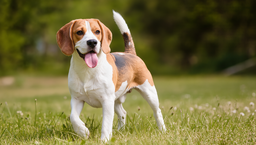
#> input picture image.png, 256 x 145 px, shrunk from 1200 x 678 before the run, found by its file name
$ python ht7.py
#> lines starting #> are read from the running program, lines starting #| are printed output that depends on the picture; long printed decimals are rounded
import numpy as np
from PIL import Image
from functools import partial
from pathlib import Path

# 2. Конвертация в оттенки серого через лямбда-функцию и map
def to_grayscale(img):
    pixels = np.array(img).reshape(-1, 3)
    get_gray = lambda p: int(0.299 * p[0] + 0.587 * p[1] + 0.114 * p[2])
    return np.array(list(map(get_gray, pixels)), dtype=np.float64).reshape(img.height, img.width)

# 1. Итераторы обхода
def iter_linear(h, w):
    return ((y, x) for y in range(h) for x in range(w))

def iter_spiral(h, w):
    y, x = h // 2, w // 2
    yield y, x
    count = 1
    step = 1
    while count < h * w:
        for _ in range(step):
            x += 1
            if 0 <= x < w and 0 <= y < h:
                yield y, x
                count += 1
        for _ in range(step):
            y += 1
            if 0 <= x < w and 0 <= y < h:
                yield y, x
                count += 1
        step += 1
        for _ in range(step):
            x -= 1
            if 0 <= x < w and 0 <= y < h:
                yield y, x
                count += 1
        for _ in range(step):
            y -= 1
            if 0 <= x < w and 0 <= y < h:
                yield y, x
                count += 1
        step += 1

def iter_zigzag(h, w):
    for s in range(h + w - 1):
        if s % 2 == 0:
            for y in range(s, -1, -1):
                x = s - y
                if 0 <= y < h and 0 <= x < w: yield y, x
        else:
            for x in range(s, -1, -1):
                y = s - x
                if 0 <= y < h and 0 <= x < w: yield y, x

def iter_peano_hilbert(h, w):
    n = 1
    while n < max(h, w): n *= 2
    for d in range(n * n):
        x, y = 0, 0
        t = d
        s = 1
        while s < n:
            rx = 1 & (t // 2)
            ry = 1 & (t ^ rx)
            if ry == 0:
                if rx == 1:
                    x = s - 1 - x
                    y = s - 1 - y
                x, y = y, x
            x += s * rx
            y += s * ry
            t //= 4
            s *= 2
        if x < w and y < h:
            yield y, x

# 3. Сверточный оператор (ленивые вычисления)
def lazy_convolve(img, kernel, coords):
    kh, kw = kernel.shape
    ph, pw = kh // 2, kw // 2
    h, w = img.shape

    for y, x in coords:
        if ph <= y < h - ph and pw <= x < w - pw:
            patch = img[y-ph:y+ph+1, x-pw:x+pw+1]
            yield y, x, np.sum(patch * kernel)

def get_gaussian_kernel(size, sigma):
    ax = np.linspace(-(size - 1) / 2., (size - 1) / 2., size)
    xx, yy = np.meshgrid(ax, ax)
    kernel = np.exp(-0.5 * (np.square(xx) + np.square(yy)) / np.square(sigma))
    return kernel / np.sum(kernel)

# 4. Тестирование и MSE
def apply_filter(img, coord_iterator, filter_func):
    out = np.zeros_like(img)
    for y, x, val in filter_func(img, coords=coord_iterator(*img.shape)):
        out[y, x] = val
    return out

def calc_mse(img1, img2):
    return np.mean((img1 - img2) ** 2)

if __name__ == "__main__":
    target_dir = Path(r"C:\Users\Пользователь\AppData\Local\Programs\Microsoft VS Code")
    img_path = target_dir / "image.png"

    if not img_path.exists():
        img_path = target_dir / "image.jpg"

    try:
        img = Image.open(img_path).convert("RGB")
#> img is the input picture: PIL image 256x145 RGB; mean R, G, B 119.2, 112, 63.5
    except FileNotFoundError:
        print(f"Файл не найден в {target_dir}")
        exit()

    gray_img = to_grayscale(img)
#> in to_grayscale, `return np.array(list(map(get_gray, pixels)), dtype=np.float64).reshape..`:
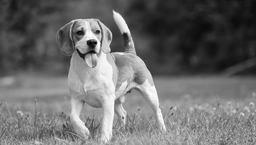
#> returned value: shape (145, 256) float64; min 3, max 255, mean 108.1

    # Фиксация параметров фильтра Гаусса через partial
    gauss_kernel = get_gaussian_kernel(5, 1.5)
    filter_partial = partial(lazy_convolve, kernel=gauss_kernel)

    # Применение фильтра с разными обходами
    res_linear = apply_filter(gray_img, iter_linear, filter_partial)
#> the loop in apply_filter, `for y, x, val in filter_func(img, coords=coord_iterator(*img.shape)):` made 35532 passes
#> val on passes 1 to 3: 52.58, 54.21, 55.97
#> after the loop in apply_filter, `for y, x, val in filter_func(img, coords=coord_iterator(*img.shape)):`:
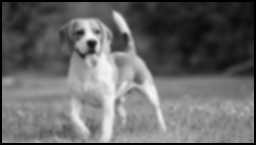
#> out: shape (145, 256) float64; min 0, max 244.9, mean 104
    res_spiral = apply_filter(gray_img, iter_spiral, filter_partial)
#> the loop in apply_filter (call 2), `for y, x, val in filter_func(img, coords=coord_iterator(*img.shape)):` made 35532 passes
#> (y, x, val) on passes 1 to 3: (72, 128, 191.3), (72, 129, 194.2), (73, 129, 194)
    res_zigzag = apply_filter(gray_img, iter_zigzag, filter_partial)
    res_peano = apply_filter(gray_img, iter_peano_hilbert, filter_partial)

    print("Сравнение результатов (MSE):")
    print(f"Linear vs Spiral: {calc_mse(res_linear, res_spiral):.5f}")
#| Linear vs Spiral: 0
    print(f"Linear vs Zigzag: {calc_mse(res_linear, res_zigzag):.5f}")
#| Linear vs Zigzag: 0
    print(f"Linear vs Peano:  {calc_mse(res_linear, res_peano):.5f}")
#| Linear vs Peano:  0
